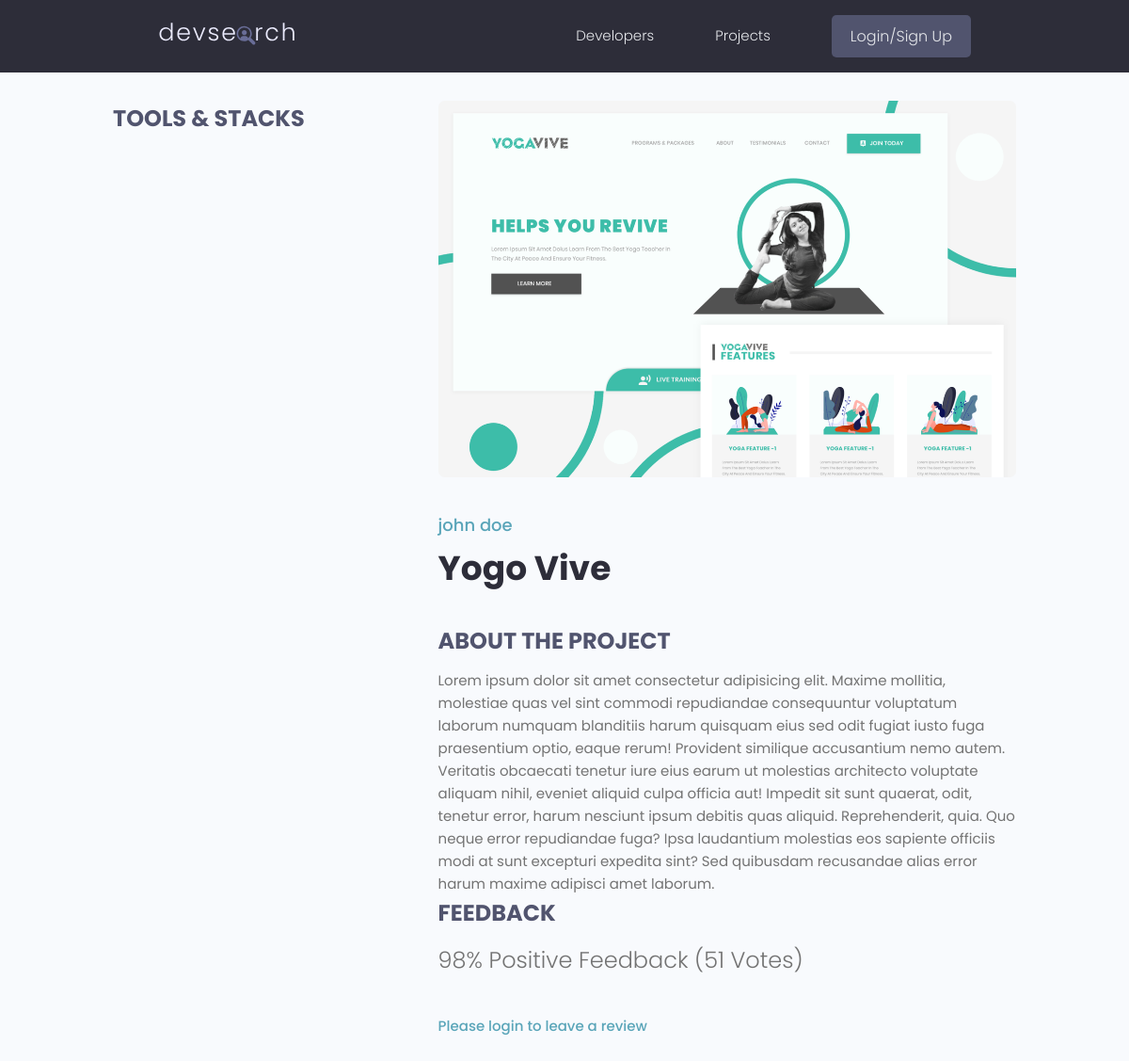
The page /projects/project/94ba2a2b-7b56-413a-8dcf-f7bf4b4607e9/ on the database as committed earlier.
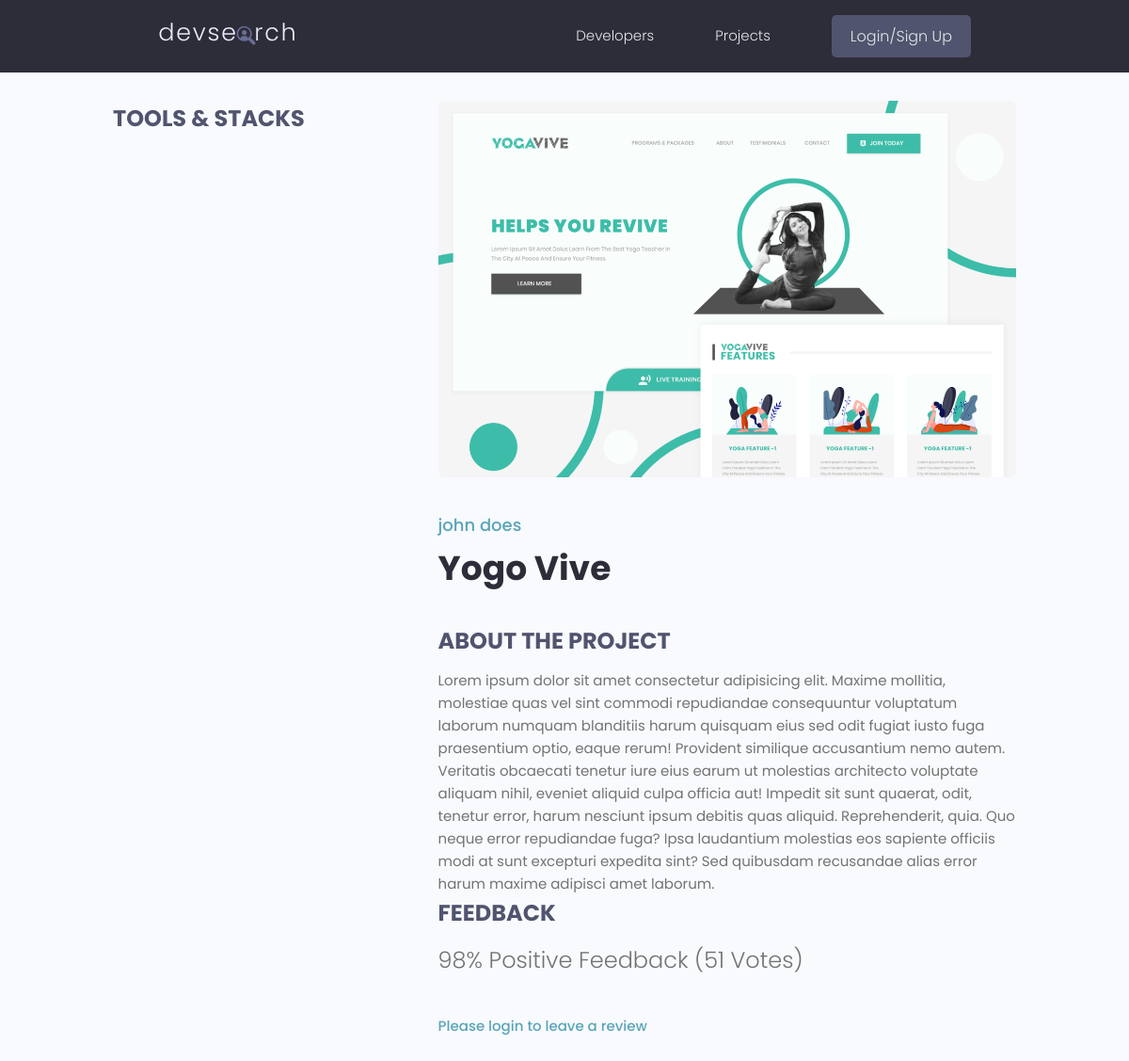
The same page on the database as committed later.
### projects/models.py (models this page shows, shortened)
class Project(CreatedModifiedDateTime):
    id = models.UUIDField(default=uuid.uuid4, unique=True, primary_key=True, editable=False)
    owner = models.ForeignKey(Profile, null=True, blank=True, on_delete=models.SET_NULL)
    title = models.CharField(max_length=200)
    featured_image = models.ImageField(null=True, blank=True, default="default.jpg")
    description = models.TextField(null=True, blank=True) #blank for django, null for database
    demo_link = models.CharField(max_length=2000,null=True, blank=True)
    source_link = models.CharField(max_length=2000, null=True, blank=True)
    tags = models.ManyToManyField('Tag', blank=True) #need quotes bc Tag's below
    vote_total = models.IntegerField(default=0, null=True, blank=True)
    vote_ratio = models.IntegerField(default=0, null=True, blank=True)
    class Meta:
        ordering = ["-vote_ratio", "-vote_total"]
    @property
    def reviewers(self):
        queryset = self.review_set.all().values_list("owner__id", flat=True)
        return queryset

### users/models.py (models this page shows, shortened)
class Profile(models.Model):
    id = models.UUIDField(default=uuid.uuid4, unique=True, primary_key=True, editable=False)
    user = models.OneToOneField(User, on_delete=models.CASCADE, null=True, blank=True)
    name = models.CharField(max_length=200, null=True, blank=True)
    username = models.CharField(max_length=200, null=True, blank=True)
    location = models.CharField(max_length=200, null=True, blank=True)
    email = models.EmailField(max_length=500, blank=True, null=True)
    short_intro = models.CharField(max_length=200, null=True, blank=True)
    bio = models.TextField(blank=True, null=True)
    profile_image = models.ImageField(null=True, blank=True, upload_to="profiles/", default="profiles/user-default.png")
    social_github = models.CharField(max_length=200, null=True, blank=True)
    social_twitter = models.CharField(max_length=200, null=True, blank=True)
    social_linkedin = models.CharField(max_length=200, null=True, blank=True)
    social_stackoverflow = models.CharField(max_length=200, null=True, blank=True)
    social_website = models.CharField(max_length=200, null=True, blank=True)
    created_at = models.DateTimeField(auto_now_add=True)
    skills = models.ManyToManyField('Skill', related_name='profiles')

### projects/views.py (the view, shortened to what this page needs)
# urls.py: path("project/<str:pk>/", views.project, name = "project"),
def project(request, pk):
    project_obj = Project.objects.get(id=pk)
    form = ReviewForm()
    context = {
        "project": project_obj,
        "form": form,
    }
    return render(request, "projects/single-project.html", context)

### projects/templates/projects/single-project.html (shortened to what this page needs)
{%extends 'main.html'%} {% block content %}
<main class="singleProject my-md">
    <div class="container">
      <div class="layout">
        <div class="column column--1of3">
          <h3 class="singleProject__subtitle">Tools & Stacks</h3>
         </div>
        <div class="column column--2of3">
          <img class="singleProject__preview" src="{{project.featured_image.url }}" alt="portfolio thumbnail" />
          <a href="profile.html" class="singleProject__developer">{{project.owner.name}}</a>
          <h2 class="singleProject__title">{{project.title}}</h2>
          <h3 class="singleProject__subtitle">About the Project</h3>
          <div class="singleProject__info">
            {{project.description}}
          </div>
            <h3 class="singleProject__subtitle">Feedback</h3>
            <h5 class="project--rating">
              {{project.vote_ratio}}% Positive Feedback ({{project.vote_total}} Vote{{project.vote_total|pluralize:"s"}})
            </h5>
            {% if request.user.profile.id in project.reviewers %}
              <p>You have already submitted your vote!</p>
            {% elif request.user.profile.id == project.owner.id %}
              <p>You cannot review your own work!</p>
            {% else %}
              <a href={% url "login" %}?next={{request.path}}>Please login to leave a review</a>
            {% endif %}
        </div>
      </div>
    </div>
  </main>
{% endblock content %}

Rows that differ between the two databases and show on the page:
changed through a linked row, Project "Yogo Vive": owner.name "john doe" → "john does"
